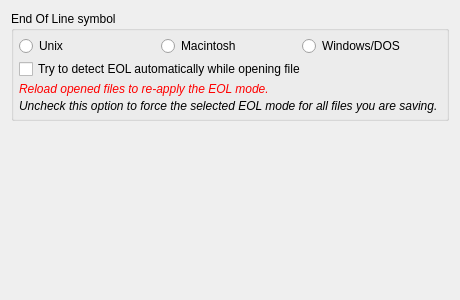
<?xml version="1.0" encoding="UTF-8"?>
<ui version="4.0">
 <class>Form</class>
 <widget class="QWidget" name="Form">
  <property name="geometry">
   <rect>
    <x>0</x>
    <y>0</y>
    <width>418</width>
    <height>300</height>
   </rect>
  </property>
  <property name="windowTitle">
   <string>Form</string>
  </property>
  <layout class="QVBoxLayout" name="verticalLayout">
   <item>
    <widget class="QGroupBox" name="gbEolMode">
     <property name="title">
      <string>End Of Line symbol</string>
     </property>
     <layout class="QGridLayout" name="gridLayout_4">
      <property name="margin">
       <number>5</number>
      </property>
      <property name="spacing">
       <number>3</number>
      </property>
      <item row="4" column="0">
       <widget class="QLabel" name="label_2">
        <property name="font">
         <font>
          <italic>true</italic>
         </font>
        </property>
        <property name="text">
         <string>Uncheck this option to force the selected EOL mode for all files you are saving.</string>
        </property>
       </widget>
      </item>
      <item row="0" column="0" colspan="2">
       <layout class="QHBoxLayout" name="horizontalLayout_2">
        <item>
         <widget class="QRadioButton" name="rbEolUnix">
          <property name="text">
           <string>Unix</string>
          </property>
         </widget>
        </item>
        <item>
         <widget class="QRadioButton" name="rbEolMac">
          <property name="text">
           <string>Macintosh</string>
          </property>
         </widget>
        </item>
        <item>
         <widget class="QRadioButton" name="rbEolWindows">
          <property name="text">
           <string>Windows/DOS</string>
          </property>
         </widget>
        </item>
       </layout>
      </item>
      <item row="2" column="0">
       <widget class="QCheckBox" name="cbAutoDetectEol">
        <property name="text">
         <string>Try to detect EOL automatically while opening file</string>
        </property>
       </widget>
      </item>
      <item row="3" column="0">
       <widget class="QLabel" name="lReloadToReapply">
        <property name="palette">
         <palette>
          <active>
           <colorrole role="WindowText">
            <brush brushstyle="SolidPattern">
             <color alpha="255">
              <red>255</red>
              <green>0</green>
              <blue>0</blue>
             </color>
            </brush>
           </colorrole>
          </active>
          <inactive>
           <colorrole role="WindowText">
            <brush brushstyle="SolidPattern">
             <color alpha="255">
              <red>255</red>
              <green>0</green>
              <blue>0</blue>
             </color>
            </brush>
           </colorrole>
          </inactive>
          <disabled>
           <colorrole role="WindowText">
            <brush brushstyle="SolidPattern">
             <color alpha="255">
              <red>118</red>
              <green>118</green>
              <blue>117</blue>
             </color>
            </brush>
           </colorrole>
          </disabled>
         </palette>
        </property>
        <property name="font">
         <font>
          <italic>true</italic>
         </font>
        </property>
        <property name="text">
         <string>Reload opened files to re-apply the EOL mode.</string>
        </property>
       </widget>
      </item>
     </layout>
    </widget>
   </item>
   <item>
    <spacer name="verticalSpacer">
     <property name="orientation">
      <enum>Qt::Vertical</enum>
     </property>
     <property name="sizeHint" stdset="0">
      <size>
       <width>20</width>
       <height>176</height>
      </size>
     </property>
    </spacer>
   </item>
  </layout>
 </widget>
 <resources/>
 <connections>
  <connection>
   <sender>cbAutoDetectEol</sender>
   <signal>clicked(bool)</signal>
   <receiver>lReloadToReapply</receiver>
   <slot>setVisible(bool)</slot>
   <hints>
    <hint type="sourcelabel">
     <x>142</x>
     <y>62</y>
    </hint>
    <hint type="destinationlabel">
     <x>141</x>
     <y>91</y>
    </hint>
   </hints>
  </connection>
 </connections>
</ui>
